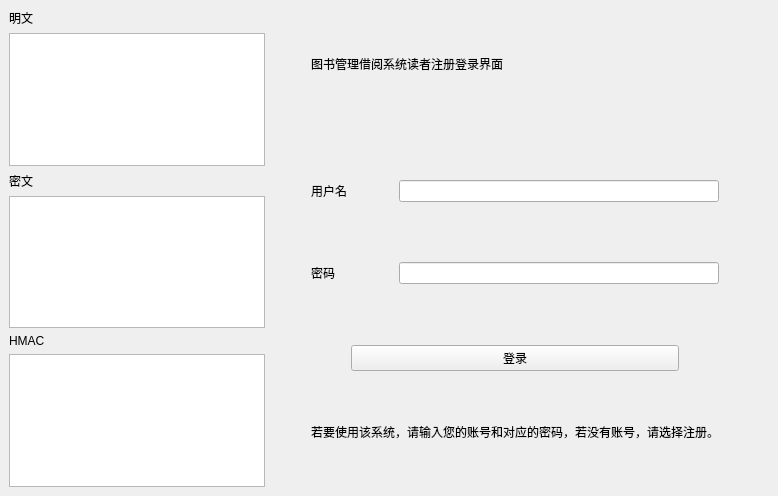
<?xml version="1.0" encoding="UTF-8"?>
<ui version="4.0">
 <class>MainWindow</class>
 <widget class="QMainWindow" name="MainWindow">
  <property name="geometry">
   <rect>
    <x>0</x>
    <y>0</y>
    <width>778</width>
    <height>496</height>
   </rect>
  </property>
  <property name="windowTitle">
   <string>MainWindow</string>
  </property>
  <widget class="QWidget" name="centralwidget">
   <layout class="QGridLayout" name="gridLayout">
    <item row="3" column="1">
     <spacer name="horizontalSpacer_3">
      <property name="orientation">
       <enum>Qt::Horizontal</enum>
      </property>
      <property name="sizeType">
       <enum>QSizePolicy::Minimum</enum>
      </property>
      <property name="sizeHint" stdset="0">
       <size>
        <width>40</width>
        <height>20</height>
       </size>
      </property>
     </spacer>
    </item>
    <item row="3" column="4">
     <layout class="QVBoxLayout" name="verticalLayout_3" stretch="0,0,0,0,0">
      <item>
       <spacer name="verticalSpacer_6">
        <property name="orientation">
         <enum>Qt::Vertical</enum>
        </property>
        <property name="sizeHint" stdset="0">
         <size>
          <width>20</width>
          <height>40</height>
         </size>
        </property>
       </spacer>
      </item>
      <item>
       <widget class="QLineEdit" name="lineEdit"/>
      </item>
      <item>
       <spacer name="verticalSpacer_5">
        <property name="orientation">
         <enum>Qt::Vertical</enum>
        </property>
        <property name="sizeHint" stdset="0">
         <size>
          <width>20</width>
          <height>40</height>
         </size>
        </property>
       </spacer>
      </item>
      <item>
       <widget class="QLineEdit" name="lineEdit_2">
        <property name="echoMode">
         <enum>QLineEdit::Password</enum>
        </property>
       </widget>
      </item>
      <item>
       <spacer name="verticalSpacer_7">
        <property name="orientation">
         <enum>Qt::Vertical</enum>
        </property>
        <property name="sizeHint" stdset="0">
         <size>
          <width>20</width>
          <height>40</height>
         </size>
        </property>
       </spacer>
      </item>
     </layout>
    </item>
    <item row="7" column="2">
     <spacer name="verticalSpacer_11">
      <property name="orientation">
       <enum>Qt::Vertical</enum>
      </property>
      <property name="sizeType">
       <enum>QSizePolicy::Minimum</enum>
      </property>
      <property name="sizeHint" stdset="0">
       <size>
        <width>20</width>
        <height>40</height>
       </size>
      </property>
     </spacer>
    </item>
    <item row="1" column="2" colspan="3">
     <widget class="QLabel" name="label_2">
      <property name="text">
       <string>图书管理借阅系统读者注册登录界面</string>
      </property>
     </widget>
    </item>
    <item row="5" column="2">
     <spacer name="verticalSpacer_3">
      <property name="orientation">
       <enum>Qt::Vertical</enum>
      </property>
      <property name="sizeType">
       <enum>QSizePolicy::Minimum</enum>
      </property>
      <property name="sizeHint" stdset="0">
       <size>
        <width>20</width>
        <height>40</height>
       </size>
      </property>
     </spacer>
    </item>
    <item row="3" column="3">
     <spacer name="horizontalSpacer">
      <property name="orientation">
       <enum>Qt::Horizontal</enum>
      </property>
      <property name="sizeType">
       <enum>QSizePolicy::Fixed</enum>
      </property>
      <property name="sizeHint" stdset="0">
       <size>
        <width>40</width>
        <height>20</height>
       </size>
      </property>
     </spacer>
    </item>
    <item row="0" column="0" rowspan="8">
     <layout class="QVBoxLayout" name="verticalLayout" stretch="1,0,0,0,0,0">
      <item>
       <widget class="QLabel" name="label">
        <property name="text">
         <string>明文</string>
        </property>
       </widget>
      </item>
      <item>
       <widget class="QTextBrowser" name="textBrowser"/>
      </item>
      <item>
       <widget class="QLabel" name="label_6">
        <property name="text">
         <string>密文</string>
        </property>
       </widget>
      </item>
      <item>
       <widget class="QTextBrowser" name="textBrowser_2"/>
      </item>
      <item>
       <widget class="QLabel" name="label_7">
        <property name="text">
         <string>HMAC</string>
        </property>
       </widget>
      </item>
      <item>
       <widget class="QTextBrowser" name="textBrowser_3"/>
      </item>
     </layout>
    </item>
    <item row="0" column="2">
     <spacer name="verticalSpacer_10">
      <property name="orientation">
       <enum>Qt::Vertical</enum>
      </property>
      <property name="sizeType">
       <enum>QSizePolicy::Minimum</enum>
      </property>
      <property name="sizeHint" stdset="0">
       <size>
        <width>20</width>
        <height>40</height>
       </size>
      </property>
     </spacer>
    </item>
    <item row="2" column="2">
     <spacer name="verticalSpacer_2">
      <property name="orientation">
       <enum>Qt::Vertical</enum>
      </property>
      <property name="sizeType">
       <enum>QSizePolicy::Minimum</enum>
      </property>
      <property name="sizeHint" stdset="0">
       <size>
        <width>20</width>
        <height>40</height>
       </size>
      </property>
     </spacer>
    </item>
    <item row="4" column="2" colspan="3">
     <layout class="QHBoxLayout" name="horizontalLayout" stretch="0,5,0">
      <item>
       <spacer name="horizontalSpacer_2">
        <property name="orientation">
         <enum>Qt::Horizontal</enum>
        </property>
        <property name="sizeHint" stdset="0">
         <size>
          <width>40</width>
          <height>20</height>
         </size>
        </property>
       </spacer>
      </item>
      <item>
       <widget class="QPushButton" name="pushButton">
        <property name="text">
         <string>登录</string>
        </property>
       </widget>
      </item>
      <item>
       <spacer name="horizontalSpacer_5">
        <property name="orientation">
         <enum>Qt::Horizontal</enum>
        </property>
        <property name="sizeHint" stdset="0">
         <size>
          <width>40</width>
          <height>20</height>
         </size>
        </property>
       </spacer>
      </item>
     </layout>
    </item>
    <item row="3" column="2">
     <layout class="QVBoxLayout" name="verticalLayout_2">
      <item>
       <spacer name="verticalSpacer_8">
        <property name="orientation">
         <enum>Qt::Vertical</enum>
        </property>
        <property name="sizeHint" stdset="0">
         <size>
          <width>20</width>
          <height>40</height>
         </size>
        </property>
       </spacer>
      </item>
      <item>
       <widget class="QLabel" name="label_4">
        <property name="text">
         <string>用户名</string>
        </property>
       </widget>
      </item>
      <item>
       <spacer name="verticalSpacer_4">
        <property name="orientation">
         <enum>Qt::Vertical</enum>
        </property>
        <property name="sizeHint" stdset="0">
         <size>
          <width>20</width>
          <height>40</height>
         </size>
        </property>
       </spacer>
      </item>
      <item>
       <widget class="QLabel" name="label_3">
        <property name="text">
         <string>密码</string>
        </property>
       </widget>
      </item>
      <item>
       <spacer name="verticalSpacer_9">
        <property name="orientation">
         <enum>Qt::Vertical</enum>
        </property>
        <property name="sizeHint" stdset="0">
         <size>
          <width>20</width>
          <height>40</height>
         </size>
        </property>
       </spacer>
      </item>
     </layout>
    </item>
    <item row="6" column="2" colspan="3">
     <widget class="QLabel" name="label_5">
      <property name="text">
       <string>若要使用该系统，请输入您的账号和对应的密码，若没有账号，请选择注册。</string>
      </property>
     </widget>
    </item>
    <item row="3" column="5">
     <spacer name="horizontalSpacer_6">
      <property name="orientation">
       <enum>Qt::Horizontal</enum>
      </property>
      <property name="sizeHint" stdset="0">
       <size>
        <width>40</width>
        <height>20</height>
       </size>
      </property>
     </spacer>
    </item>
   </layout>
  </widget>
 </widget>
 <resources/>
 <connections/>
</ui>
